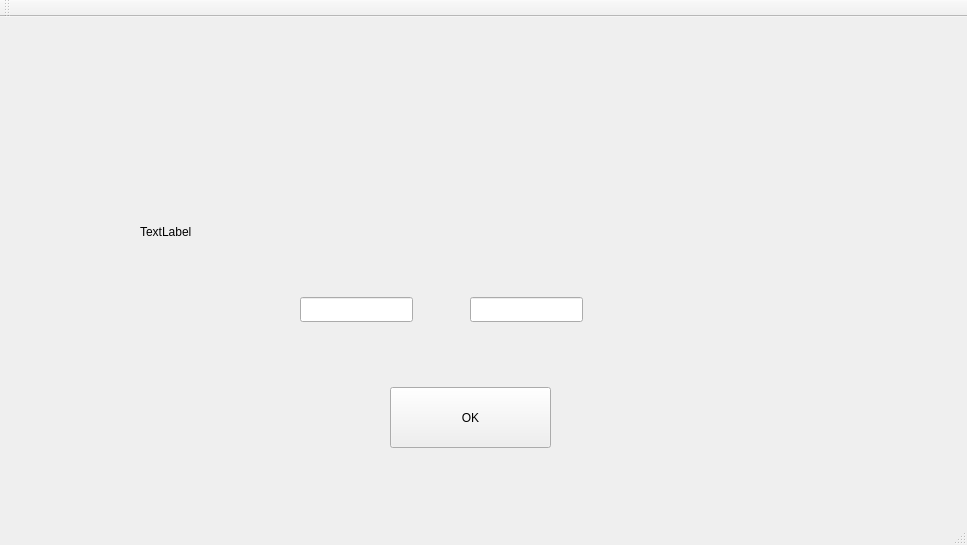
<?xml version="1.0" encoding="UTF-8"?>
<ui version="4.0">
 <class>MainWindow</class>
 <widget class="QMainWindow" name="MainWindow">
  <property name="geometry">
   <rect>
    <x>0</x>
    <y>0</y>
    <width>967</width>
    <height>545</height>
   </rect>
  </property>
  <property name="windowTitle">
   <string>MainWindow</string>
  </property>
  <property name="whatsThis">
   <string/>
  </property>
  <widget class="QWidget" name="centralWidget">
   <widget class="QPushButton" name="OKButton">
    <property name="geometry">
     <rect>
      <x>390</x>
      <y>370</y>
      <width>161</width>
      <height>61</height>
     </rect>
    </property>
    <property name="text">
     <string>OK</string>
    </property>
   </widget>
   <widget class="QLabel" name="label">
    <property name="geometry">
     <rect>
      <x>140</x>
      <y>169</y>
      <width>651</width>
      <height>91</height>
     </rect>
    </property>
    <property name="text">
     <string>TextLabel</string>
    </property>
   </widget>
   <widget class="QLineEdit" name="lineEdit">
    <property name="geometry">
     <rect>
      <x>300</x>
      <y>280</y>
      <width>113</width>
      <height>25</height>
     </rect>
    </property>
   </widget>
   <widget class="QLineEdit" name="lineEdit_2">
    <property name="geometry">
     <rect>
      <x>470</x>
      <y>280</y>
      <width>113</width>
      <height>25</height>
     </rect>
    </property>
    <property name="whatsThis">
     <string>sad</string>
    </property>
   </widget>
  </widget>
  <widget class="QMenuBar" name="menuBar">
   <property name="geometry">
    <rect>
     <x>0</x>
     <y>0</y>
     <width>967</width>
     <height>22</height>
    </rect>
   </property>
  </widget>
  <widget class="QToolBar" name="mainToolBar">
   <attribute name="toolBarArea">
    <enum>TopToolBarArea</enum>
   </attribute>
   <attribute name="toolBarBreak">
    <bool>false</bool>
   </attribute>
  </widget>
  <widget class="QStatusBar" name="statusBar"/>
 </widget>
 <layoutdefault spacing="6" margin="11"/>
 <resources/>
 <connections/>
</ui>
